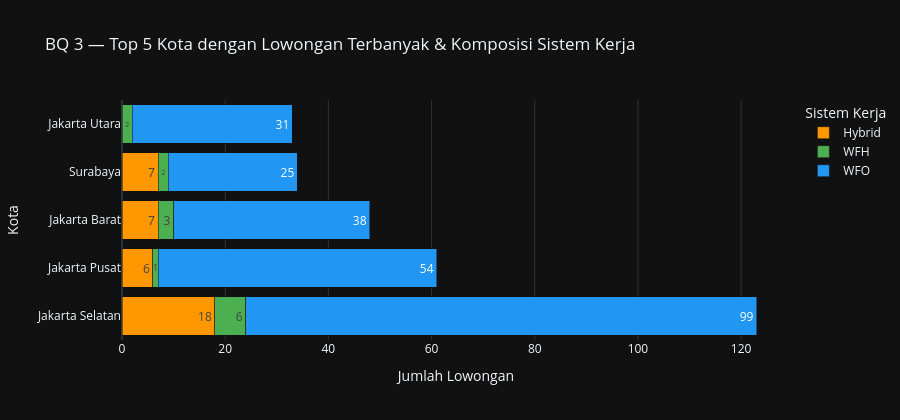

Write notebook code for a chart like this one.
### Markdown cell above
**Visualisasi BQ 3 :** Stacked bar horizontal memperlihatkan volume lowongan sekaligus proporsi sistem kerja (WFO/WFH/Hybrid) per kota.

### Code cell
COLOR_WFO      = '#2196F3'
COLOR_WFH      = '#4CAF50'
COLOR_HYBRID   = '#FF9800'
TEMPLATE       = 'plotly_dark'
COLOR_SEQ      = __import__('plotly.express', fromlist=['colors']).colors.qualitative.Bold

_CITY_COL    = 'kota_singkat'
_WORKSYS_COL = 'sistem_kerja_label'

WORK_SYS_LABELS = {
    'Kerja di kantor'  : 'WFO',
    'Remote/Dari rumah': 'WFH',
    'Hybrid'           : 'Hybrid',
}

df_g3 = df_glints.copy()
df_g3[_CITY_COL]    = df_g3['lokasi'].str.split(',').str[0].str.strip()
df_g3[_WORKSYS_COL] = df_g3['sistem_kerja'].map(WORK_SYS_LABELS).fillna(df_g3['sistem_kerja'])

# Top 5 kota diurutkan descending (bar terpanjang di atas)
top5_ordered = df_g3[_CITY_COL].value_counts().head(5).index.tolist()

pivot = (
    df_g3[df_g3[_CITY_COL].isin(top5_ordered)]
    .groupby([_CITY_COL, _WORKSYS_COL])
    .size()
    .reset_index(name='Jumlah')
)

# Hitung total per kota untuk pengurutan
kota_total = pivot.groupby(_CITY_COL)['Jumlah'].sum().sort_values(ascending=True)
sorted_kota = kota_total.index.tolist()   # ascending untuk horizontal bar

color_map = {'WFO': COLOR_WFO, 'WFH': COLOR_WFH, 'Hybrid': COLOR_HYBRID}

fig3 = px.bar(
    pivot,
    x='Jumlah',
    y=_CITY_COL,
    color=_WORKSYS_COL,
    orientation='h',
    barmode='stack',
    text='Jumlah',
    color_discrete_map=color_map,
    category_orders={_CITY_COL: sorted_kota},
    title='BQ 3 — Top 5 Kota dengan Lowongan Terbanyak & Komposisi Sistem Kerja',
    labels={_CITY_COL: 'Kota', 'Jumlah': 'Jumlah Lowongan', _WORKSYS_COL: 'Sistem Kerja'}
)
fig3.update_layout(template=TEMPLATE, height=420, legend_title='Sistem Kerja')
fig3.update_traces(textposition='inside')
fig3.show()

### Figure 1 — Plotly figure (JSON) as saved in the notebook; plotly's stock layout.template omitted (floating-point values rounded to 4 significant figures)
{"data": [{"alignmentgroup": "True", "hovertemplate": "Sistem Kerja=Hybrid<br>Jumlah Lowongan=%{text}<br>Kota=%{y}<extra></extra>", "legendgroup": "Hybrid", "marker": {"color": "#FF9800", "pattern": {"shape": ""}}, "name": "Hybrid", "offsetgroup": "Hybrid", "orientation": "h", "showlegend": true, "text": [7, 6, 18, 7], "textposition": "inside", "type": "bar", "x": [7, 6, 18, 7], "xaxis": "x", "y": ["Jakarta Barat", "Jakarta Pusat", "Jakarta Selatan", "Surabaya"], "yaxis": "y"}, {"alignmentgroup": "True", "hovertemplate": "Sistem Kerja=WFH<br>Jumlah Lowongan=%{text}<br>Kota=%{y}<extra></extra>", "legendgroup": "WFH", "marker": {"color": "#4CAF50", "pattern": {"shape": ""}}, "name": "WFH", "offsetgroup": "WFH", "orientation": "h", "showlegend": true, "text": [3, 1, 6, 2, 2], "textposition": "inside", "type": "bar", "x": [3, 1, 6, 2, 2], "xaxis": "x", "y": ["Jakarta Barat", "Jakarta Pusat", "Jakarta Selatan", "Jakarta Utara", "Surabaya"], "yaxis": "y"}, {"alignmentgroup": "True", "hovertemplate": "Sistem Kerja=WFO<br>Jumlah Lowongan=%{text}<br>Kota=%{y}<extra></extra>", "legendgroup": "WFO", "marker": {"color": "#2196F3", "pattern": {"shape": ""}}, "name": "WFO", "offsetgroup": "WFO", "orientation": "h", "showlegend": true, "text": [38, 54, 99, 31, 25], "textposition": "inside", "type": "bar", "x": [38, 54, 99, 31, 25], "xaxis": "x", "y": ["Jakarta Barat", "Jakarta Pusat", "Jakarta Selatan", "Jakarta Utara", "Surabaya"], "yaxis": "y"}], "layout": {"barmode": "stack", "height": 420, "legend": {"title": {"text": "Sistem Kerja"}, "tracegroupgap": 0}, "title": {"text": "BQ 3 — Top 5 Kota dengan Lowongan Terbanyak & Komposisi Sistem Kerja"}, "xaxis": {"anchor": "y", "domain": [0, 1], "title": {"text": "Jumlah Lowongan"}}, "yaxis": {"anchor": "x", "categoryarray": ["Jakarta Selatan", "Jakarta Pusat", "Jakarta Barat", "Surabaya", "Jakarta Utara"], "categoryorder": "array", "domain": [0, 1], "title": {"text": "Kota"}}}}
